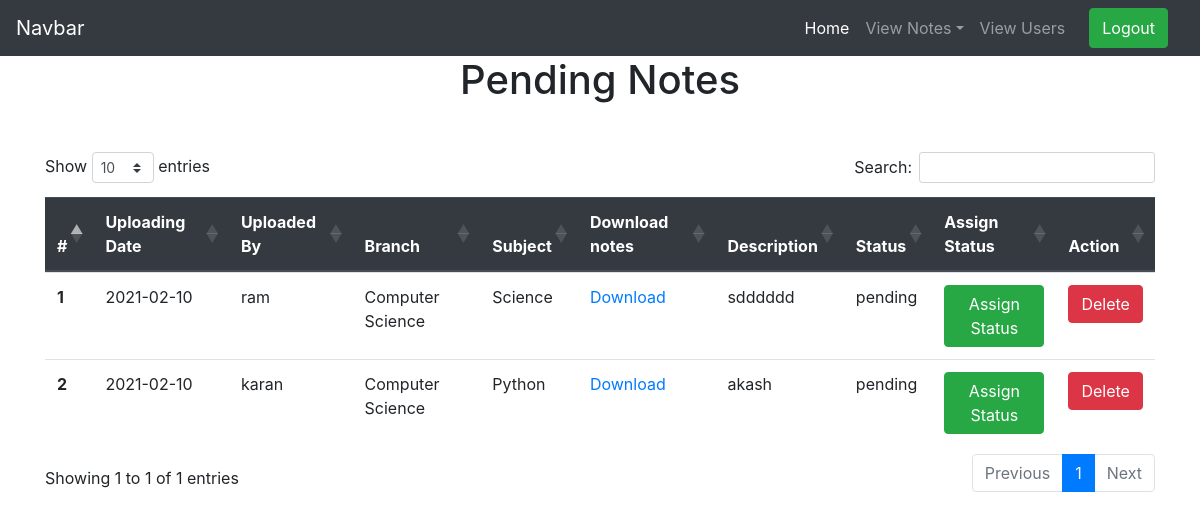
The page /pending_notes (signed in) on the database as committed earlier.
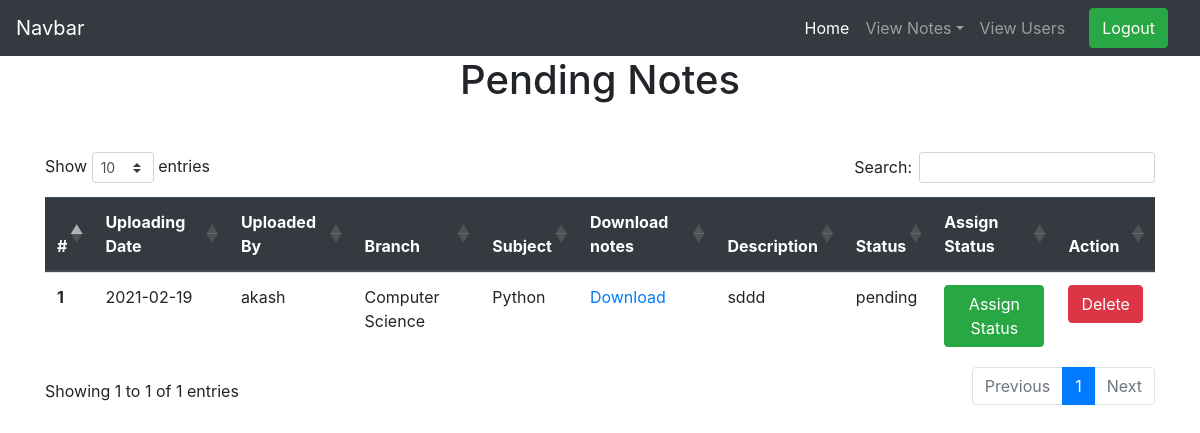
The same page on the database as committed later.
### notes/models.py (models this page shows)
class Notes(models.Model):
    user = models.ForeignKey(User,on_delete=models.CASCADE)
    uploadingdate =models.CharField(max_length=30,null=True)
    branch =models.CharField(max_length=30)
    subject =models.CharField(max_length=30)
    notesfile =models.FileField(null=True)
    filetype =models.CharField(max_length=30)
    description =models.CharField(max_length=200,null=True)
    status =models.CharField(max_length=30)

### notes/views.py (the view)
# urls.py: path('pending_notes',pending_notes, name='pending_notes'),
def pending_notes(request):
    if not request.user.is_authenticated:
           return redirect('index')
    notes = Notes.objects.filter(status= "pending")
    d={'notes':notes}
    return render(request,'notes/pending_notes.html',d)

### notes/templates/notes/pending_notes.html (shortened to what this page needs)
{% extends 'notes/admin_nav.html' %}
{% load static %}
{% block body %}
<link rel="stylesheet" href="https://cdnjs.cloudflare.com/ajax/libs/twitter-bootstrap/4.5.2/css/bootstrap.css">
<link rel="stylesheet" href="https://cdn.datatables.net/1.10.23/css/dataTables.bootstrap4.min.css">
<h1 class="text-center">Pending Notes</h1>
<div class="container mt-5">
    <table class="table" id="example">
        <thead class="thead-dark">
          <tr>
            <th scope="col">#</th>
            <th scope="col">Uploading Date</th>
            <th scope="col">Uploaded By</th>
            <th scope="col">Branch</th>
            <th scope="col">Subject</th>
            <th scope="col">Download notes</th>
            <th scope="col">Description</th>
            <th scope="col">Status</th>
            <th scope="col">Assign Status</th>
            <th scope="col">Action</th>
          </tr>
        </thead>
        {% for i in notes %}
        <tbody>
          <tr>
            <th scope="row">{{forloop.counter }}</th>
            <td>{{i.uploadingdate}}</td>
            <td>{{i.user.username}}</td>
            <td>{{i.branch}}</td>
            <td>{{i.subject}}</td>
            <td><a href="{{i.notesfile.url}}" download>Download</a></td>
            <td>{{i.description}}</td>
            <td>{{i.status}}</td>
            <td><a href="{% url 'assign_status' i.id %}" class="btn btn-success" >Assign Status</a></td>
            <td><a href="{% url 'delete_notes' i.id %}" class="btn btn-danger" onclick="return confirm('Are You Sure')">Delete</a></td>
          </tr>
        </tbody>
        {% endfor %}
      </table>
</div>
{% endblock %}

Rows that differ between the two databases and show on the page:
no longer on this page (row edited): Notes: uploadingdate "2021-02-10", user.username "ram", branch "Computer Science", subject "Science", description "sdddddd", status "pending"
no longer on this page (row edited): Notes: uploadingdate "2021-02-10", user.username "karan", branch "Computer Science", subject "Python", description "akash", status "pending"
added Notes: uploadingdate "2021-02-19", user.username "akash", branch "Computer Science", subject "Python", description "sddd", status "pending"
